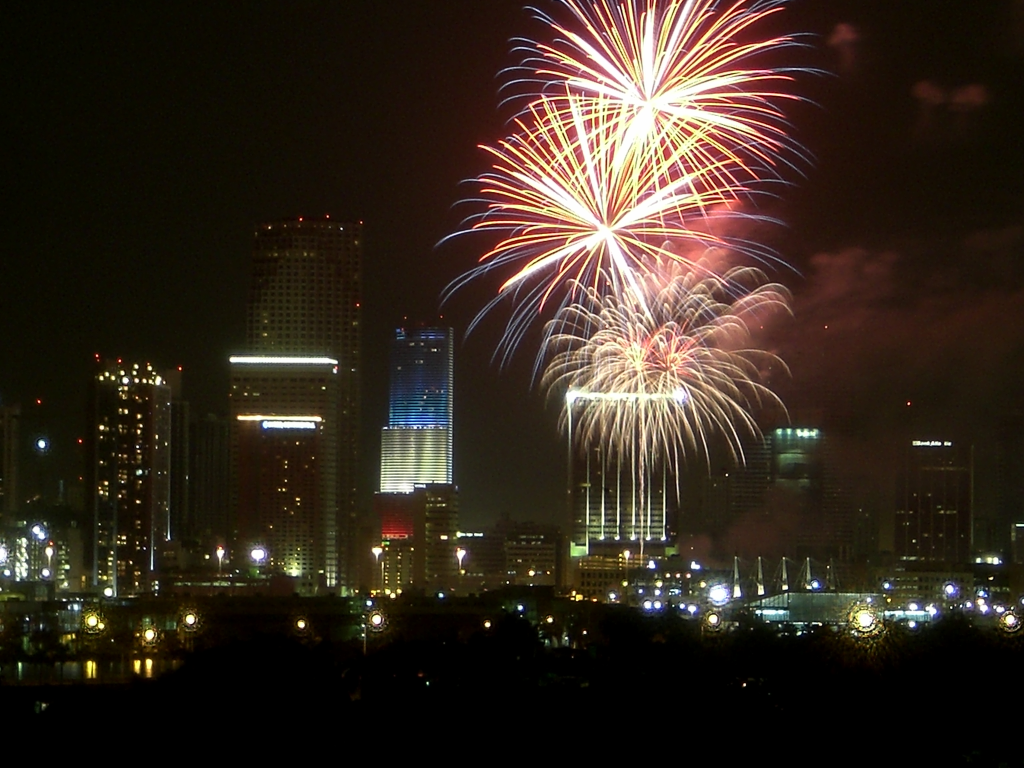
#> input picture task.jpg, 3072 x 2304 px (shown at 1/3 size)
$ jupyter execute Color_Identification_in_Images.ipynb   (shell and % lines are left out)
#> lines starting #> are read from the running program, lines starting #| are printed output that depends on the picture
<a href="https://colab.research.google.com/github/imilankumar/ColorIdentification/blob/main/Color_Identification_in_Images.ipynb" target="_parent"></a>

#**Author : Milan Kumar**

#**Task 2 : Color Identification in Images**

#**GRIP @The Sparks Foundation**

[cell 1]
from google.colab import files
uploaded = files.upload()
#> the answer given: task.jpg

[cell 2]
from google.colab import files
uploaded = files.upload()
#> the answer given: task.jpg

[cell 3]
from sklearn.cluster import KMeans
import matplotlib.pyplot as plt
import numpy as np
import cv2
from collections import Counter
from skimage.color import rgb2lab, deltaE_cie76
import os

[cell 4]
image = cv2.imread('task.jpg')
#> image is the input picture: shape (2304, 3072, 3); mean B, G, R 30.7, 41, 52.4
print("The type of this input is {}".format(type(image)))
#| The type of this input is <class 'numpy.ndarray'>
print("Shape: {}".format(image.shape))
#| Shape: (2304, 3072, 3)
plt.imshow(image)

[cell 5]
image = cv2.cvtColor(image, cv2.COLOR_BGR2RGB)
plt.imshow(image)

[cell 6]
resized_image = cv2.resize(image, (1200, 600))
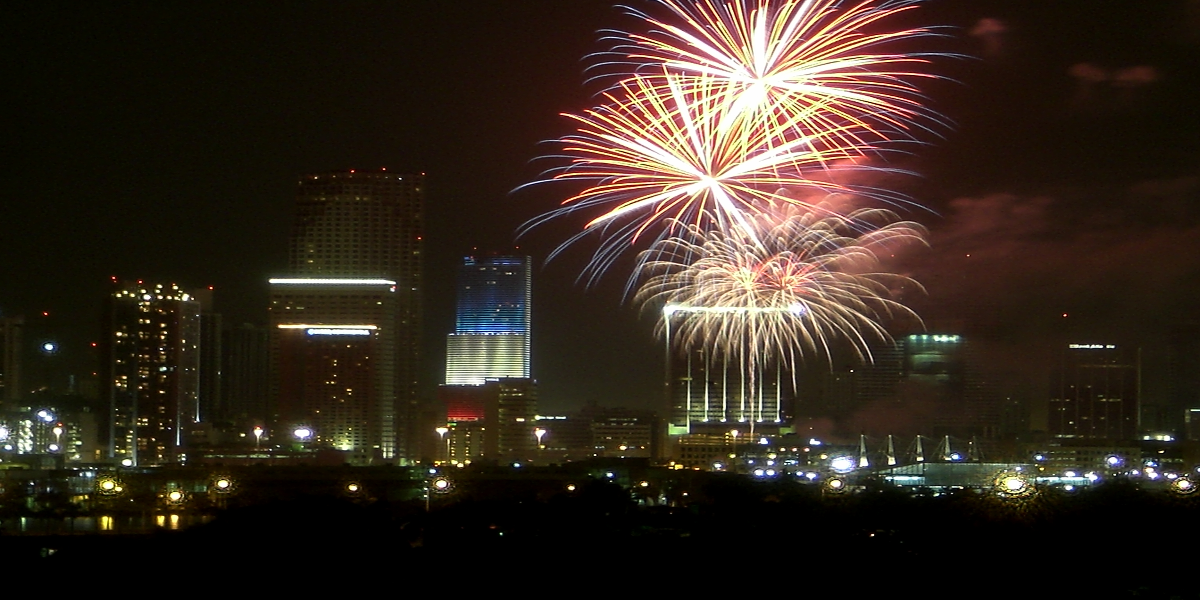
#> resized_image: shape (600, 1200, 3); mean R, G, B 52.3, 40.9, 30.6
plt.imshow(resized_image)

[cell 7]
def RGB2HEX(color):
    return "#{:02x}{:02x}{:02x}".format(int(color[0]), int(color[1]), int(color[2]))

[cell 8]
def get_image(image_path):
    image = cv2.imread(image_path)
    image = cv2.cvtColor(image, cv2.COLOR_BGR2RGB)
    return image

[cell 9]
def get_colors(image, number_of_colors, show_chart):

#> called with number_of_colors = 8, show_chart = True
  modified_image = cv2.resize(image, (600, 400), interpolation = cv2.INTER_AREA)
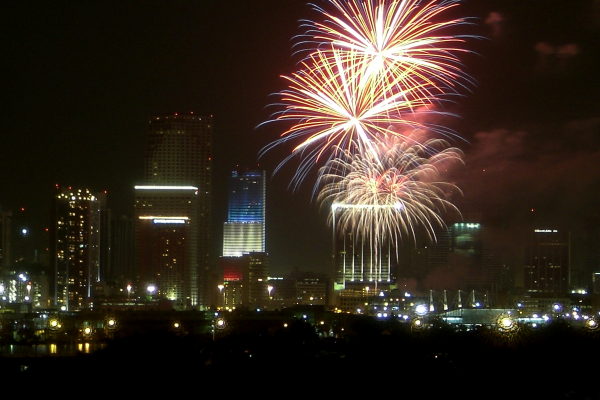
#> modified_image: shape (400, 600, 3); mean R, G, B 52.4, 41, 30.7
  modified_image = modified_image.reshape(modified_image.shape[0]*modified_image.shape[1], 3)

  clf = KMeans(n_clusters = number_of_colors)
  labels = clf.fit_predict(modified_image)

  counts = Counter(labels)
#> counts = {2: 91035, 0: 76209, 6: 30501, 4: 9846, 3: 7889, 5: 6830, 1: 9779, 7: 7911}


  center_colors = clf.cluster_centers_
  # We get ordered colors by iterating through the keys
  ordered_colors = [center_colors[i] for i in counts.keys()]
#> ordered_colors = [[9.04, 6.91, 1.18], [35.19, 24.32, 12.54], [60.59, 43.27, 31.32], [90.93, 84.74, 75.38], [219.1, 190.6, 161.9], [145.7, 73.22, 66.64], [169.5, 131.8, 116.6], [248.1, 243.8, 221.1]]
  hex_colors = [RGB2HEX(ordered_colors[i]) for i in counts.keys()]
#> hex_colors = ['#3c2b1f', '#090601', '#a98374', '#dbbea1', '#5a544b', '#914942', '#23180c', '#f8f3dd']
  rgb_colors = [ordered_colors[i] for i in counts.keys()]
#> rgb_colors = [[60.59, 43.27, 31.32], [9.04, 6.91, 1.18], [169.5, 131.8, 116.6], [219.1, 190.6, 161.9], [90.93, 84.74, 75.38], [145.7, 73.22, 66.64], [35.19, 24.32, 12.54], [248.1, 243.8, 221.1]]

  if (show_chart):
    plt.figure(figsize = (8, 6))
    plt.pie(counts.values(), labels = hex_colors, colors = hex_colors)

  return rgb_colors

[cell 10]
get_colors(get_image('task.jpg'), 8, True)
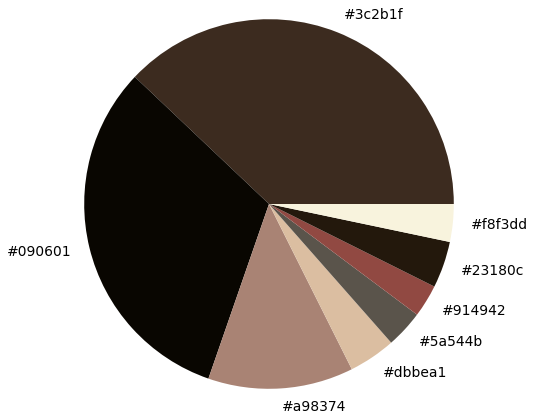
#> figure drawn by matplotlib, 1 panel
